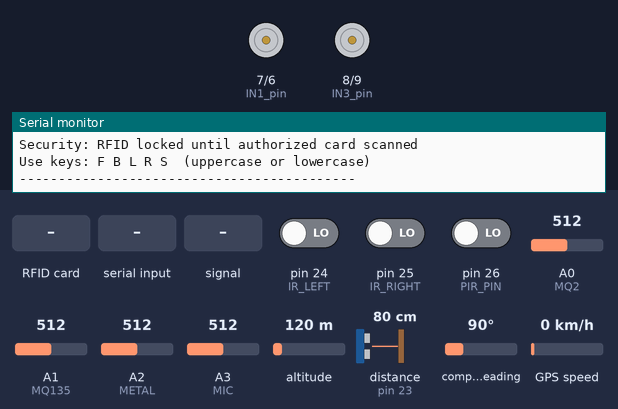
A sketch run on a simulated Arduino Mega 2560, built with avr-gcc and run on an emulated ATmega2560. On the bench: motor-driver pin pairs drawn as motors (green arrow = first pin HIGH = forward, orange = second pin HIGH = backward, longer = more drive, scaled by the enable pin), the last lines printed to the serial monitor. Inputs (shaded band) come from the test bench; at power-on: pin 26 (PIR_PIN) LOW, pin 24 (IR_LEFT) LOW, pin 25 (IR_RIGHT) LOW, A0 (MQ2) = 512, A1 (MQ135) = 512, A2 (METAL) = 512, A3 (MIC) = 512, altitude 120 m, distance to the obstacle (sensor on pin 23) 80 cm, compass heading 90°, GPS speed 0 km/h. The echo pulse lasts 58.3 µs per cm; the GPS gets a fix after 3 s at 37.7749, -122.4194 with 8 satellites.

Above: at 1.2 s.
1.3 s: RFID card 13 74 0B 2D held to the reader
2.8 s: "F" received over Serial
At 3.2 s:
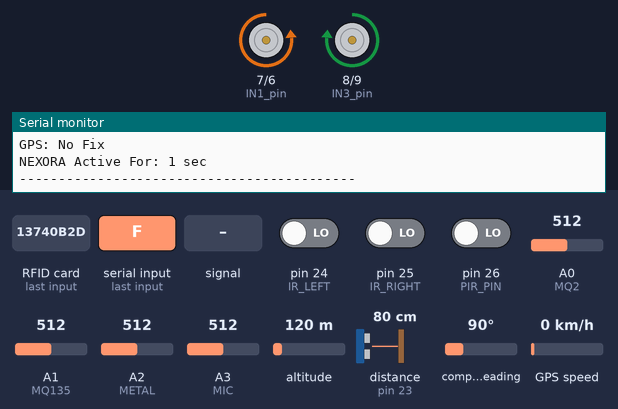
4.3 s: "B" received over Serial
At 5.1 s:
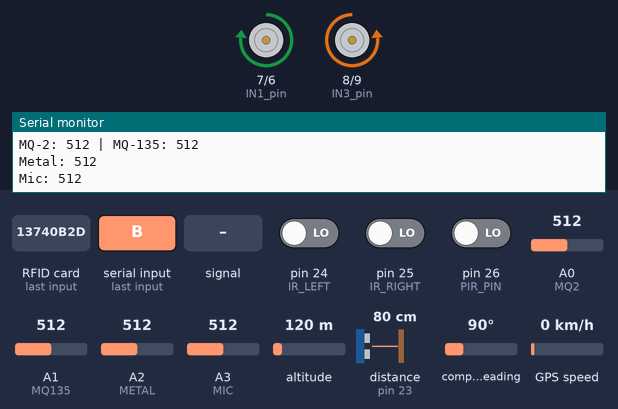
5.8 s: A3 (MIC) fed a 1000 Hz sine of ±255 counts around its level
8.8 s: "R" received over Serial
At 9.7 s:
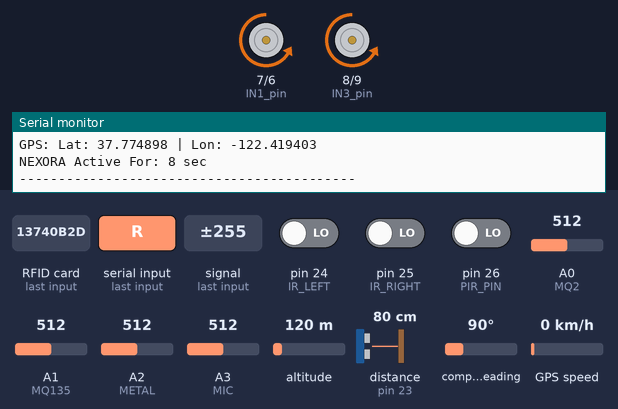
10.4 s: pin 26 (PIR_PIN) driven HIGH
Timing chart, 0 to 13.3 s (numbered marks = the images above; inputs shaded):
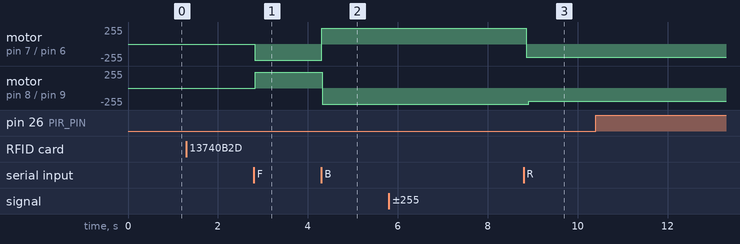

The sketch:

NEXORA_Military_Robot.ino.ino
```cpp
/* NEXORA — FINAL MASTER (Calibration-safe, software-workaround for wiring oddities)
   - Fixes directions so F = Forward, B = Back, L = Left, R = Right
   - Applies left-side polarity fix (based on your tests)
   - Re-asserts left pins after right-side changes to avoid cross-triggering
   - Softer turning PWM to reduce struggle
   - RFID security, sensors, GPS included
*/

#include <SPI.h>
#include <MFRC522.h>
#include <TinyGPSPlus.h>

// ======================
//      CONFIGURATION
// ======================

// Authorized UID
String authorizedUID = "13 74 0B 2D";
String authorizedName = "Sinan";

// motor timing / strength
const uint8_t DRIVE_FULL = 240;      // 0-255 full drive for straight
const uint8_t TURN_FULL  = 200;      // 0-255 for turning (reduced to avoid stall)
const uint16_t TURN_PRE_DELAY = 60;  // ms: tiny pre-drive to help gearbox engage

// If true, code will re-assert left pins after toggling right pins to cancel cross-effects.
const bool FORCE_LEFT_REASSERT_AFTER_RIGHT = true;

// ======================
//       PINS
// ======================

// Motors (L298N wiring)
const uint8_t ENA_pin = 5;
const uint8_t IN1_pin = 7;  // Left control A
const uint8_t IN2_pin = 6;  // Left control B

const uint8_t ENB_pin = 10;
const uint8_t IN3_pin = 8;  // Right control A
const uint8_t IN4_pin = 9;  // Right control B

// Sensors
#define TRIG 22
#define ECHO 23
#define IR_LEFT 24
#define IR_RIGHT 25
#define PIR_PIN 26
#define MQ2 A0
#define MQ135 A1
#define METAL A2
#define MIC A3

// RFID
#define SS_PIN 53
#define RST_PIN 49
MFRC522 rfid(SS_PIN, RST_PIN);

// GPS
TinyGPSPlus gps;

// ======================
//   INTERNAL STATE
// ======================
bool unlocked = false;
unsigned long unlockTime = 0;
unsigned long lastLockMsg = 0;
unsigned long lastSensor = 0;

// ======================
//   BASIC MOTOR HELPERS
// ======================

// Write left pins explicitly for "forward" or "back"
// Based on your tests, LEFT forward is: IN1 = LOW, IN2 = HIGH
void leftDriveForward(uint8_t pwm) {
  digitalWrite(IN1_pin, LOW);
  digitalWrite(IN2_pin, HIGH);
  analogWrite(ENA_pin, pwm);
}
void leftDriveBack(uint8_t pwm) {
  digitalWrite(IN1_pin, HIGH);
  digitalWrite(IN2_pin, LOW);
  analogWrite(ENA_pin, pwm);
}
void leftStop() {
  analogWrite(ENA_pin, 0);
  digitalWrite(IN1_pin, LOW);
  digitalWrite(IN2_pin, LOW);
}

// Right side helpers
// From tests: right forward is IN3=HIGH, IN4=LOW (but caused side-effects earlier).
void rightDriveForward(uint8_t pwm) {
  digitalWrite(IN3_pin, HIGH);
  digitalWrite(IN4_pin, LOW);
  analogWrite(ENB_pin, pwm);
}
void rightDriveBack(uint8_t pwm) {
  digitalWrite(IN3_pin, LOW);
  digitalWrite(IN4_pin, HIGH);
  analogWrite(ENB_pin, pwm);
}
void rightStop() {
  analogWrite(ENB_pin, 0);
  digitalWrite(IN3_pin, LOW);
  digitalWrite(IN4_pin, LOW);
}

// High-level moves that combine left/right and apply the workaround reassert
void moveForward() {
  // set left forward first (based on tested good pattern)
  leftDriveForward(DRIVE_FULL);
  delay(5);
  // set right forward
  rightDriveForward(DRIVE_FULL);
  if (FORCE_LEFT_REASSERT_AFTER_RIGHT) {
    // re-assert left pins to override stray influence
    delay(3);
    leftDriveForward(DRIVE_FULL);
  }
}

void moveBack() {
  leftDriveBack(DRIVE_FULL);
  delay(5);
  rightDriveBack(DRIVE_FULL);
  if (FORCE_LEFT_REASSERT_AFTER_RIGHT) {
    delay(3);
    leftDriveBack(DRIVE_FULL);
  }
}

void turnLeft() {
  // left backward, right forward
  leftDriveBack(TURN_FULL);
  delay(TURN_PRE_DELAY);
  rightDriveForward(TURN_FULL);
  // re-assert left to reduce contamination
  if (FORCE_LEFT_REASSERT_AFTER_RIGHT) {
    delay(3);
    leftDriveBack(TURN_FULL);
  }
}

void turnRight() {
  // left forward, right backward
  leftDriveForward(TURN_FULL);
  delay(TURN_PRE_DELAY);
  rightDriveBack(TURN_FULL);
  if (FORCE_LEFT_REASSERT_AFTER_RIGHT) {
    delay(3);
    leftDriveForward(TURN_FULL);
  }
}

void stopAll() {
  leftStop();
  rightStop();
}

// ======================
//   ULTRASONIC
// ======================
long readUltrasonic() {
  digitalWrite(TRIG, LOW); delayMicroseconds(2);
  digitalWrite(TRIG, HIGH); delayMicroseconds(10);
  digitalWrite(TRIG, LOW);
  long duration = pulseIn(ECHO, HIGH, 20000UL);
  if (duration == 0) return -1;
  return duration / 58;
}

// ======================
//       SETUP
// ======================
void setup() {
  Serial.begin(115200);

  // motor pins
  pinMode(ENA_pin, OUTPUT);
  pinMode(IN1_pin, OUTPUT);
  pinMode(IN2_pin, OUTPUT);

  pinMode(ENB_pin, OUTPUT);
  pinMode(IN3_pin, OUTPUT);
  pinMode(IN4_pin, OUTPUT);

  // sensors
  pinMode(TRIG, OUTPUT);
  pinMode(ECHO, INPUT);
  pinMode(IR_LEFT, INPUT);
  pinMode(IR_RIGHT, INPUT);
  pinMode(PIR_PIN, INPUT);

  // RFID
  SPI.begin();
  rfid.PCD_Init();

  // GPS
  Serial1.begin(9600);

  // ensure motors stopped at boot
  stopAll();

  Serial.println("============== NEXORA BOOT ==============");
  Serial.println("Security: RFID locked until authorized card scanned");
  Serial.println("Use keys: F B L R S  (uppercase or lowercase)");
  Serial.println("-------------------------------------------");
}

// ======================
//         LOOP
// ======================
void loop() {

  // ---------- RFID handling ----------
  if (rfid.PICC_IsNewCardPresent() && rfid.PICC_ReadCardSerial()) {
    String uid = "";
    for (byte i = 0; i < rfid.uid.size; i++) {
      String hexByte = String(rfid.uid.uidByte[i], HEX);
      hexByte.toUpperCase();
      if (hexByte.length() < 2) hexByte = "0" + hexByte;
      uid += hexByte;
      if (i < rfid.uid.size - 1) uid += " ";
    }
    Serial.print("RFID UID Detected: ");
    Serial.println(uid);

    if (uid == authorizedUID) {
      if (!unlocked) {
        unlocked = true;
        unlockTime = millis();
        Serial.println("ACCESS GRANTED");
        Serial.print("Welcome, ");
        Serial.println(authorizedName);
        Serial.println("NEXORA is now operational.");
      } else {
        Serial.println("Already unlocked.");
      }
    } else {
      Serial.println("ACCESS DENIED — Unauthorized card.");
      // remain locked; optionally you can add a lockout counter here
    }
    rfid.PICC_HaltA();
    rfid.PCD_StopCrypto1();
  }

  // ---------- Locked behaviour (reduce spam) ----------
  if (!unlocked) {
    stopAll();
    if (millis() - lastLockMsg > 2000) {
      Serial.println("NEXORA LOCKED — Scan authorized RFID card.");
      lastLockMsg = millis();
    }
    delay(50);
    return;
  }

  // ---------- Serial command control ----------
  if (Serial.available()) {
    char c = Serial.read();
    if (c >= 'a' && c <= 'z') c -= 32; // uppercase

    if (c == 'F') {
      moveForward();
      Serial.println("[CMD] FORWARD");
    } else if (c == 'B') {
      moveBack();
      Serial.println("[CMD] BACK");
    } else if (c == 'L') {
      turnLeft();
      Serial.println("[CMD] LEFT");
    } else if (c == 'R') {
      turnRight();
      Serial.println("[CMD] RIGHT");
    } else if (c == 'S') {
      stopAll();
      Serial.println("[CMD] STOP");
    }
  }

  // ---------- Sensors output throttled ----------
  if (millis() - lastSensor >= 400) {
    lastSensor = millis();

    Serial.print("Ultrasonic: "); Serial.print(readUltrasonic()); Serial.println(" cm");
    Serial.print("IR L: "); Serial.print(digitalRead(IR_LEFT));
    Serial.print(" | IR R: "); Serial.println(digitalRead(IR_RIGHT));
    Serial.print("PIR: "); Serial.println(digitalRead(PIR_PIN) ? "MOTION" : "NO MOTION");
    Serial.print("MQ-2: "); Serial.print(analogRead(MQ2));
    Serial.print(" | MQ-135: "); Serial.println(analogRead(MQ135));
    Serial.print("Metal: "); Serial.println(analogRead(METAL));
    int micVal = analogRead(MIC);
    Serial.print("Mic: "); Serial.print(micVal);
    if (micVal > 600) Serial.print(" <--- LOUD!");
    Serial.println();

    while (Serial1.available()) gps.encode(Serial1.read());
    Serial.print("GPS: ");
    if (gps.location.isValid()) {
      Serial.print("Lat: "); Serial.print(gps.location.lat(), 6);
      Serial.print(" | Lon: "); Serial.println(gps.location.lng(), 6);
    } else {
      Serial.println("No Fix");
    }

    Serial.print("NEXORA Active For: ");
    Serial.print((millis() - unlockTime) / 1000);
    Serial.println(" sec");

    Serial.println("-------------------------------------------");
  }

  delay(8); // tiny yield
}
```

Measured:
- after the input at 2.8 s, motor on pin 7 (IN1_pin) / pin 6 (IN2_pin): stopped → backward 240/255 at once; motor on pin 8 (IN3_pin) / pin 9 (IN4_pin): stopped → forward 240/255 at once
- after the input at 4.3 s, motor on pin 7 (IN1_pin) / pin 6 (IN2_pin): backward 240/255 → forward 240/255 at once; motor on pin 8 (IN3_pin) / pin 9 (IN4_pin): forward 240/255 → backward 240/255 at once
- after the input at 8.8 s, motor on pin 7 (IN1_pin) / pin 6 (IN2_pin): forward 240/255 → backward 200/255 after 0.05 s; motor on pin 8 (IN3_pin) / pin 9 (IN4_pin): backward 240/255 → backward 200/255 after 0.11 s
